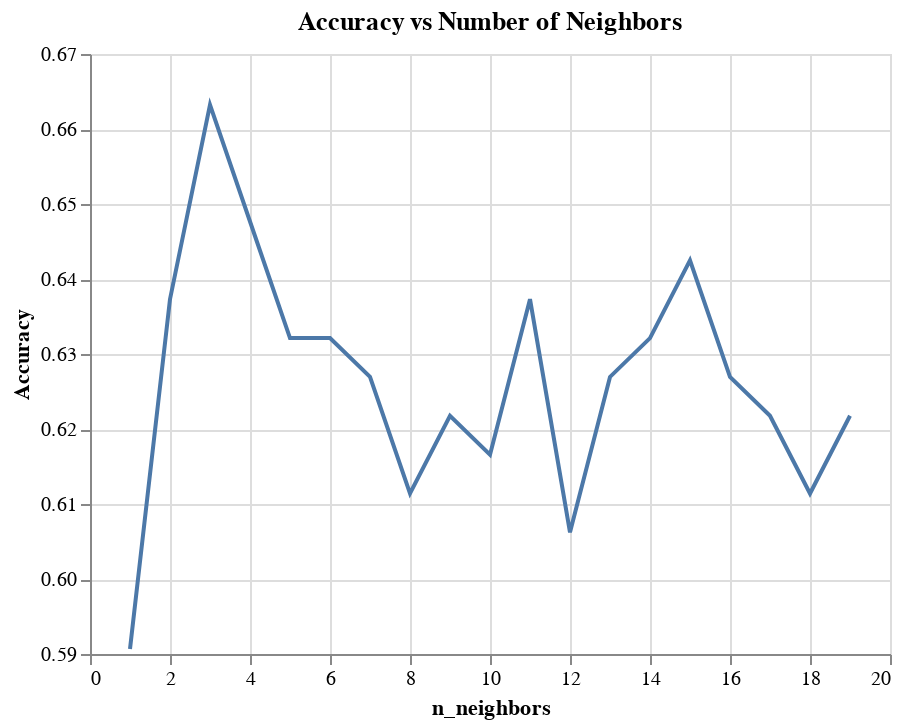

Source (notebook cell):
### Code cell
alt.Chart(neighbors).mark_line().encode(
    alt.X("n_neighbors", scale= alt.Scale(zero=False)),
    alt.Y("Accuracy", scale= alt.Scale(zero=False)),
    tooltip=["Accuracy", "n_neighbors"]
).properties(
    title="Accuracy vs Number of Neighbors"
)

### Figure 1 — Vega-Lite specification as saved in the notebook (floating-point values rounded to 4 significant figures)
{"config": {"view": {"continuousWidth": 400, "continuousHeight": 300}}, "data": {"name": "data-067c8342d43155cd0aa8ef07c291efaf"}, "mark": "line", "encoding": {"tooltip": [{"field": "Accuracy", "type": "quantitative"}, {"field": "n_neighbors", "type": "quantitative"}], "x": {"field": "n_neighbors", "scale": {"zero": false}, "type": "quantitative"}, "y": {"field": "Accuracy", "scale": {"zero": false}, "type": "quantitative"}}, "title": "Accuracy vs Number of Neighbors", "$schema": "https://vega.github.io/schema/vega-lite/v4.17.0.json", "datasets": {"data-067c8342d43155cd0aa8ef07c291efaf": [{"n_neighbors": 1, "Accuracy": 0.5907}, {"n_neighbors": 2, "Accuracy": 0.6373}, {"n_neighbors": 3, "Accuracy": 0.6632}, {"n_neighbors": 4, "Accuracy": 0.6477}, {"n_neighbors": 5, "Accuracy": 0.6321}, {"n_neighbors": 6, "Accuracy": 0.6321}, {"n_neighbors": 7, "Accuracy": 0.6269}, {"n_neighbors": 8, "Accuracy": 0.6114}, {"n_neighbors": 9, "Accuracy": 0.6218}, {"n_neighbors": 10, "Accuracy": 0.6166}, {"n_neighbors": 11, "Accuracy": 0.6373}, {"n_neighbors": 12, "Accuracy": 0.6062}, {"n_neighbors": 13, "Accuracy": 0.6269}, {"n_neighbors": 14, "Accuracy": 0.6321}, {"n_neighbors": 15, "Accuracy": 0.6425}, {"n_neighbors": 16, "Accuracy": 0.6269}, {"n_neighbors": 17, "Accuracy": 0.6218}, {"n_neighbors": 18, "Accuracy": 0.6114}, {"n_neighbors": 19, "Accuracy": 0.6218}]}}
